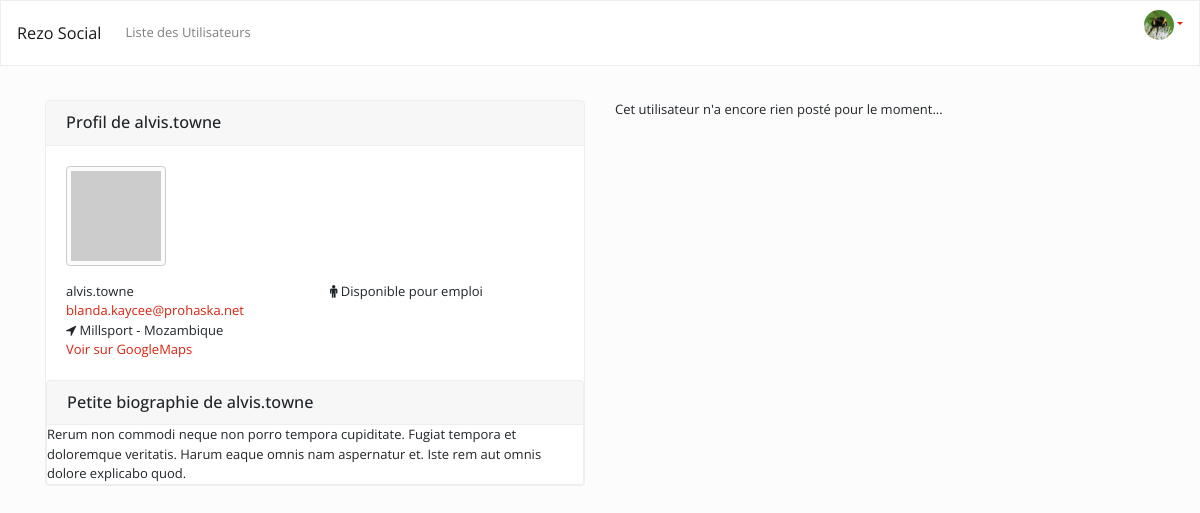
The page /profile.php?id=25 (signed in) on the database its author committed.
### tables this page shows
CREATE TABLE IF NOT EXISTS `users` (
  `id` int(11) NOT NULL AUTO_INCREMENT,
  `pseudo` varchar(24) NOT NULL,
  `email` varchar(96) NOT NULL,
  `password` varchar(128) NOT NULL,
  `active` enum('0','1') DEFAULT '0',
  `name` varchar(50) NOT NULL,
  `sex` enum('F','H') DEFAULT 'F',
  `city` varchar(50) DEFAULT NULL,
  `country` varchar(50) DEFAULT NULL,
  `twitter` varchar(50) DEFAULT NULL,
  `github` varchar(50) DEFAULT NULL,
  `available_for_hire` enum('0','1') DEFAULT '0',
  `bio` text DEFAULT NULL,
  `avatar` varchar(255) DEFAULT NULL,
  `created_at` datetime NOT NULL DEFAULT current_timestamp(),
  `update_time` datetime NOT NULL DEFAULT current_timestamp(),
  PRIMARY KEY (`id`),
  UNIQUE KEY `user_UNIQUE` (`id`),
  UNIQUE KEY `email_UNIQUE` (`email`),
  UNIQUE KEY `username_UNIQUE` (`pseudo`) USING BTREE,
  KEY `password_UNIQUE` (`password`) USING BTREE
);

### profile.php (called while the page is built, shortened)
<?php
require "config/database.php";
require "includes/functions.php";
if (!empty($_GET['id'])) {
    $user = find_user_by_id($_GET['id']);
    if (!$user) {
        redirect('index.php');
    } else {
        $q = $db->prepare("SELECT content, created_at FROM microposts WHERE user_id = :user_id ORDER BY created_at DESC");
        $q->execute([
            'user_id' => $_GET['id']
        ]);
        $microposts = $q->fetchAll(PDO::FETCH_OBJ);
    }
} else {
    redirect('profile.php?id=' . get_session('user_id'));
}
require("views/profile.view.php");

### includes/functions.php (called while the page is built, shortened)
<?php
if (!function_exists('e')) {
    function e($string)
    {
        if ($string) {
            return htmlspecialchars($string);
        }
    }
}
if (!function_exists('get_avatar_url')) {
    function get_avatar_url($email, $size = 25)
    {
        return "https://www.gravatar.com/avatar/" . md5(strtolower(trim(e($email)))) . "?s=" . $size;
    }
}
if (!function_exists('find_user_by_id')) {
    function find_user_by_id($id)
    {
        global $db;
        $q = $db->prepare('SELECT name, pseudo, email, city, country, twitter, github, sex, available_for_hire, bio, avatar FROM users WHERE id = ?');
        $q->execute([$id]);
        $data = $q->fetch(PDO::FETCH_OBJ);
        return $data;
    }
}

### views/profile.view.php (the view, shortened to what this page needs)
<?php include('partials/_header.php'); ?>
<div id="main-content">
        <div class="container">
                <div class="row">
                        <div class="col-md-6">
                                <div class="card">
                                        <h5 class="card-header">Profil de <?= e($user->pseudo) ?>
                                        </h5>
                                        <div class="card-body">
                                                <p class="card-text"> <img
                                                                src="<?= $user->avatar ? $user->avatar : get_avatar_url($user->email, 50) ?>"
                                                                alt="image de profil de <?= e($user->pseudo) ?>"
                                                                class="img-thumbnail avatar-md"><br /></p>
                                                <div class="row">
                                                        <div class="col-md-6">
                                                                <p class="card-text">
                                                                        <?= e($user->pseudo) ?><br />
                                                                        <a
                                                                                href="mailto:<?= e($user->email) ?>"><?= e($user->email) ?></a>
                                                                        <br />
                                                                        <?= $user->city && $user->country
                                                                                ? '<i class="fa fa-location-arrow">&nbsp;</i>' . e($user->city) . ' - ' . e($user->country) . '<br />'
                                                                                : '';
                                                                        ?>
                                                                        <a href="//www.google.fr/maps?q=<?= e($user->city) . ' ' . e($user->country) ?>"
                                                                                target="_blank">Voir sur
                                                                                GoogleMaps</a><br />
                                                                </p>
                                                        </div>
                                                        <div class="col-md-6">
                                                                <p class="card-text">
                                                                        <?= $user->sex == "H"
                                                                                ? '<i class="fa fa-male"></i>'
                                                                                : '<i class="fa fa-female"></i>';
                                                                        ?>
                                                                        <?= $user->available_for_hire
                                                                                ? 'Disponible pour emploi'
                                                                                : 'Non disponible pour emploi';
                                                                        ?>
                                                                </p>
                                                        </div>
                                                </div>
                                        </div>
                                        <div class="row well">
                                                <div class="col-md-12">
                                                        <div class="card">
                                                                <h5 class="card-header"> Petite biographie de <?= e($user->pseudo) ?>
                                                                </h5>
                                                                <p class="card-text">
                                                                        <?= $user->bio
                                                                                ? nl2br(e($user->bio))
                                                                                : 'Aucune biographie pour le moment...';
                                                                        ?>
                                                                </p>
                                                        </div>
                                                </div>
                                        </div>
                                </div>
                        </div>
                        <div class="col-md-6">
                                <?php if (count($microposts) != 0): ?>
                                <?php foreach ($microposts as $micropost) : ?>
                                <?php include('partials/_micropost.php'); ?>
                                <?php endforeach; ?>
                                <?php else: ?>
                                <p>Cet utilisateur n'a encore rien posté pour le moment...</p>
                                <?php endif; ?>
                        </div>
                </div>
        </div>
</div>
    </body>
    </html>

### assets/css/style.css (style rules this page uses)
body { padding-top : 100px!important; }
.avatar-md { border-radius: 100%; height: 100px; width: 100px; }

### rows shown on the page
users: pseudo "alvis.towne", email "blanda.kaycee@prohaska.net", city "Millsport", country "Mozambique", bio "Rerum non commodi neque non porro tempora cupiditate. Fugiat tempora et doloremque veritatis. Harum eaque omnis nam aspernatur et. Iste rem aut omnis dolore explicabo quod."

### other values the page prints
WEBSITE_NAME "Rezo Social"
